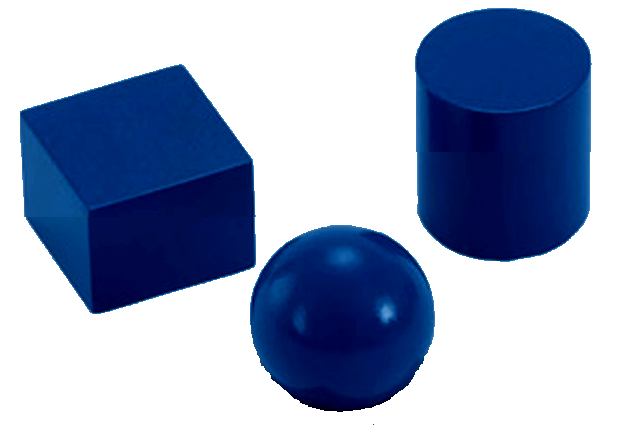
#> input picture All.png, 620 x 432 px, given in place of Untitled.jpg, which was not available
$ python Best_Rec_Detection.py   (older library calls are emulated)
#> lines starting #> are read from the running program, lines starting #| are printed output that depends on the picture; after the words box and inside, x2 and y2 are one past the last pixel; in counts of white or black regions, pixels touching at a corner belong together; pictures that were not available may be replaced by others from this repository, and a replacement may not be noted
#-*- coding: utf-8 -*-

import cv2
import time
import numpy as np

"""
sudo apt-get install python-opencv
sudo apt-get install python-matplotlib
"""

##################
DELAY = 0.02
USE_CAM = 1
IS_FOUND = 0

MORPH = 7
CANNY = 250
##################
_width  = 700.0
_height = 500.0
_margin = 0.0
##################

if USE_CAM: video_capture = cv2.VideoCapture(0)

corners = np.array(
	[
		[[  		_margin, _margin 			]],
		[[ 			_margin, _height + _margin  ]],
		[[ _width + _margin, _height + _margin  ]],
		[[ _width + _margin, _margin 			]],
	]
)

pts_dst = np.array( corners, np.float32 )

while True :

	# if USE_CAM :
	# 	ret, rgb = video_capture.read()
	# else :
	ret = 1
	rgb = cv2.imread( "Untitled.jpg", 1 )
#> rgb is the input picture: shape (432, 620, 3); mean B, G, R 192, 163.2, 149.5

	if ( ret ):

		gray = cv2.cvtColor( rgb, cv2.COLOR_BGR2GRAY )
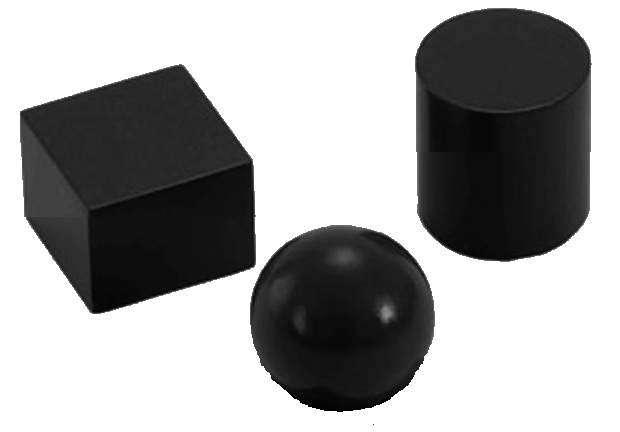
#> gray: shape (432, 620); min 2, max 255, mean 162.4
		# gray = cv2.bitwise_not(gray)

		gray = cv2.bilateralFilter( gray, 1, 10, 120 )

		gray = cv2.GaussianBlur(gray, (5, 5), 0)

		# [25 lines of commented-out code are left out]
		edge  = cv2.Canny( gray, 30, 100 )
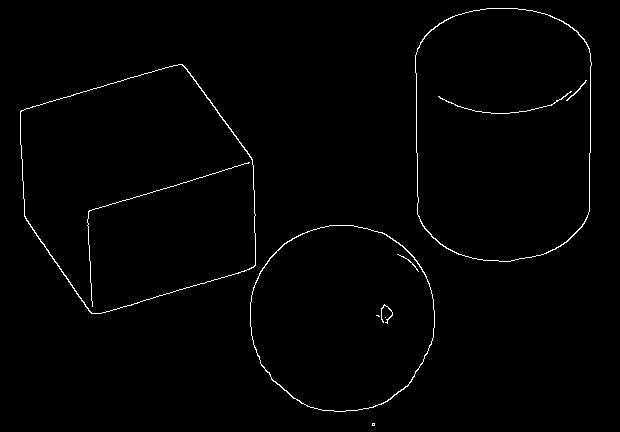
#> edge: shape (432, 620); 1.1% white in thin lines or dots, all inside (x1, y1, x2, y2) = (20, 8, 592, 426)

		kernel1 = np.ones((3,3), np.uint8)

		edges = cv2.dilate(edge, kernel1, iterations=1)
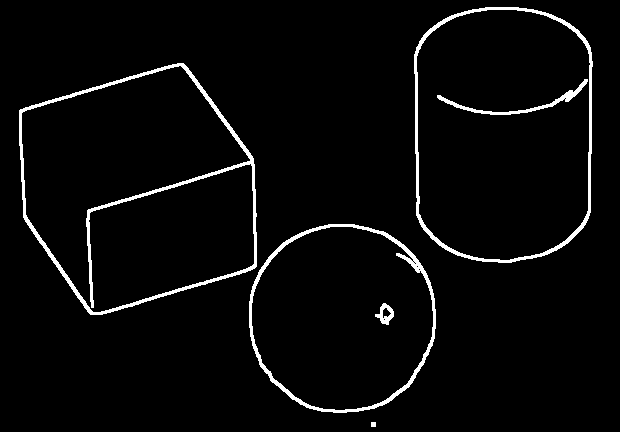
#> edges: shape (432, 620); 3.5% white; 6 white regions, box (x1, y1, x2, y2) and area: (19, 63, 257, 315) 3707, (414, 7, 593, 263) 2534, (249, 224, 436, 413) 2276, (437, 79, 588, 115) 634, (375, 303, 394, 325) 199, (371, 422, 376, 427) 25
		edges = cv2.dilate(edges, kernel1, iterations=1)
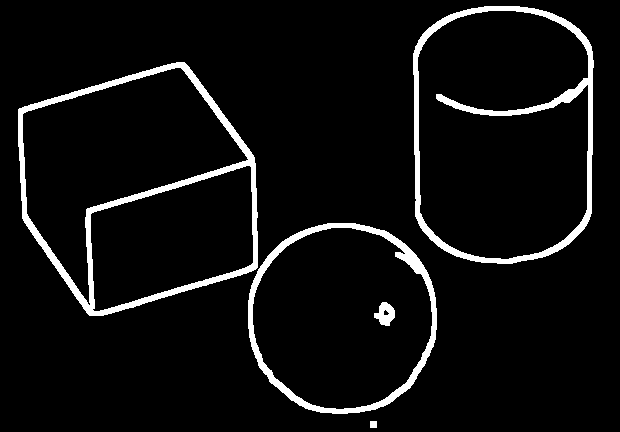
#> edges: shape (432, 620); 5.9% white; 5 white regions, box (x1, y1, x2, y2) and area: (18, 62, 258, 316) 6266, (413, 6, 594, 264) 5304, (248, 223, 437, 414) 3806, (374, 302, 395, 326) 316, (370, 421, 377, 428) 49

		# edges = cv2.fastNlMeansDenoising(edges)
		# edges  = cv2.Canny( edges, 10, CANNY )

		kernel = cv2.getStructuringElement( cv2.MORPH_RECT, ( MORPH, MORPH ) )
		# kernel = np.ones((3,3), np.uint8)                                                                                    02

		closed = cv2.morphologyEx( edges, cv2.MORPH_CLOSE, kernel )
#> closed: shape (432, 620); 5.9% white; 4 white regions

		contours, hieriarchy = cv2.findContours( closed, cv2.RETR_CCOMP, cv2.CHAIN_APPROX_SIMPLE )
#> contours = 8 contours; box (x1, y1, x2, y2) and area: (18, 62, 437, 414) 74702, (413, 6, 594, 264) 41618, (417, 10, 589, 260) 37128, (252, 227, 433, 410) 25417, (22, 68, 246, 296) 24382, (90, 166, 254, 311) 16181, (374, 302, 395, 326) 300, (370, 421, 377, 428) 36

		for cont in contours:
			bbox = cv2.boundingRect(cont)

			x,y,w,h = bbox

			area = cv2.contourArea( cont )
			if area > 1000 :
				arc_len = cv2.arcLength( cont, True )

				approx = cv2.approxPolyDP( cont, 0.02 * arc_len, True )

			# [10 lines of commented-out code are left out]


				rbox = cv2.minAreaRect(cont)
				(cx,cy), (cw,ch), rot_angle = rbox
				if (cw * ch > area - 1500 and cw * ch < area + 1500 and len(approx) == 4): # 1000 is error number
					cv2.rectangle(rgb, (x,y), (x+w,y+h), (255,0,0), 1, 16)
					cv2.drawContours( rgb, [approx], -1, ( 255, 0, 0 ), -1 )
					# print(approx)
					i = 0
					for lst in approx:
						cv2.circle(rgb, (lst[0][0], lst[0][1]), 3, (0,255,0), -1)
						cv2.putText(rgb, str(i), (lst[0][0], lst[0][1]), cv2.FONT_HERSHEY_SIMPLEX, 1.0, (0, 0, 255), 3)
						i = i + 1
						# cv2.putText(rgb, "Rectangle", ((int)(cx) - 20, (int)(cy) - 20),cv2.FONT_HERSHEY_SIMPLEX, 0.5, (255, 255, 255), 2)

				if (len ( approx ) == 6):
					cv2.drawContours( rgb, [approx], -1, ( 255, 0, 0 ), -1 )
					cv2.putText(rgb, "Cube", ((int)(cx) - 20, (int)(cy) - 20),cv2.FONT_HERSHEY_SIMPLEX, 0.5, (255, 255, 255), 2)
#> this loop made 8 passes
#> (x, y, w, h, area, arc_len, approx, cx) on pass 5: (90, 166, 164, 145, 16181, 553.1, [[251, 167], [250, 265], [94, 309], [92, 212]], 172.6)
#> (x, y, w, h, area, arc_len, cx, cy) on passes 3, 4, 6, 7, 8: (18, 62, 419, 352, 74702, 1458.6, 211.9, 250.5), (252, 227, 181, 183, 25417, 606.5, 341.2, 318.2), (22, 68, 224, 228, 24381.5, 776.2, 116.3, 159.8), (413, 6, 181, 258, 41617.5, 780.9, 503, 134.5), (417, 10, 172, 250, 37127.5, 1079.8, 502.5, 134.5)
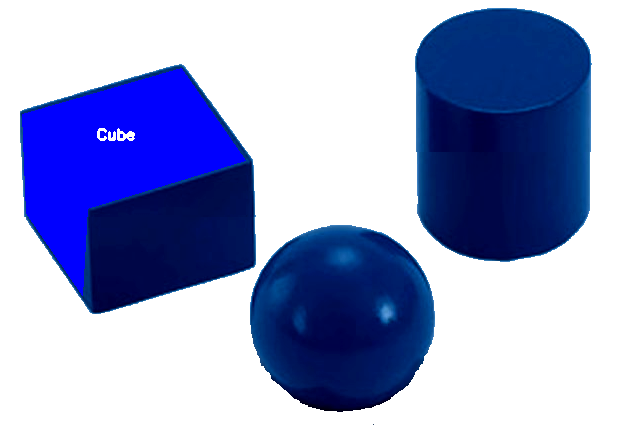
#> rgb: shape (432, 620, 3); 8.88% of pixels changed, all inside (x1, y1, x2, y2) = (22, 68, 246, 296)
			# [16 lines of commented-out code are left out]

		corners = cv2.goodFeaturesToTrack(gray, 50, 0.01, 50)
#> corners = 32 rows, first 8: [21, 112], [271, 378], [253, 266], [418, 369], [180, 64], [24, 215], [90, 311], [370, 407]

		for corner in corners:
			x, y = corner.ravel()
			cv2.circle(rgb, (x, y), 3, (0,0,255), -1)
#> this loop made 32 passes
#> (x, y) on passes 1 to 12: (21, 112), (271, 378), (253, 266), (418, 369), (180, 64), (24, 215), (90, 311), (370, 407), (252, 160), (255, 215), (417, 49), (583, 38)
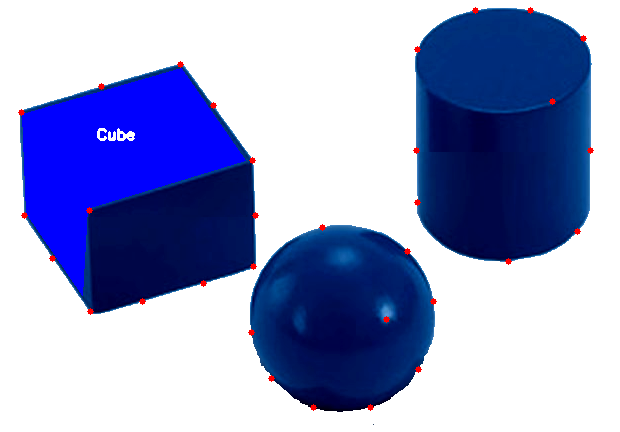
#> rgb: shape (432, 620, 3); 0.35% of pixels changed, all inside (x1, y1, x2, y2) = (18, 7, 594, 411)

		#cv2.imshow( 'closed', closed )
		#cv2.imshow( 'gray', gray )
		# cv2.namedWindow( 'edges', cv2.CV_WINDOW_AUTOSIZE )
		cv2.imshow( 'edges', edges )
		# cv2.imshow( 'thresh1', dst )

		# cv2.namedWindow( 'rgb', cv2.CV_WINDOW_AUTOSIZE )
		cv2.imshow( 'rgb', rgb )

		# if IS_FOUND :
		# 	cv2.namedWindow( 'out', cv2.CV_WINDOW_AUTOSIZE )
		# 	cv2.imshow( 'out', out )

		if cv2.waitKey(27) & 0xFF == ord('q') :
#> (key q is pressed here)
			break

		if cv2.waitKey(99) & 0xFF == ord('c') :
			current = str( time.time() )
			cv2.imwrite( 'ocvi_' + current + '_edges.jpg', edges )
			cv2.imwrite( 'ocvi_' + current + '_gray.jpg', gray )
			cv2.imwrite( 'ocvi_' + current + '_org.jpg', rgb )

		time.sleep( DELAY )

	else :
		break

if USE_CAM : video_capture.release()
cv2.destroyAllWindows()
